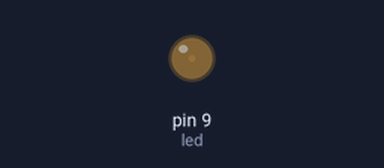
Bench run of a sketch on a simulated Arduino Uno, built with avr-gcc and run on an emulated ATmega328P. On the bench: output pins drawn as LEDs (lit = HIGH).

Above: at 0.05 s.
At 0.95 s:
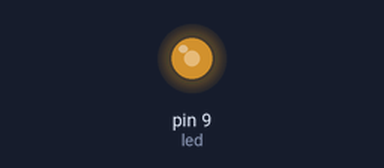
At 1.4 s:
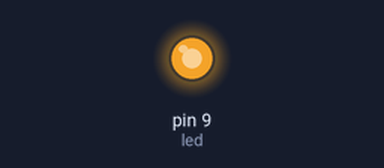
At 2.75 s:
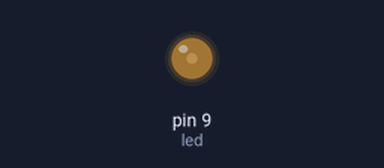
Timing chart, 0 to 7.0 s (numbered marks = the images above):
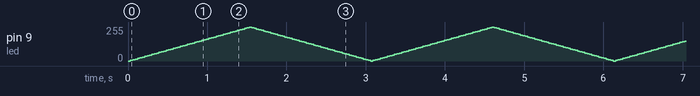

The sketch:

fade.ino
```cpp
/*
 * Gradually fade an LED on and off
 */

// assign pin based off circuit
int led = 9;

int brightness = 0;     // holds the value for how bright the led is
int fade_amount = 5;    // how much the brightness changes each loop

// the setup function runs once when you press reset or power the board
void setup() {
  // initialize digital pin 9 as an output.
  pinMode(led, OUTPUT);
}

// the loop function runs over and over again forever
void loop() {
  analogWrite(led, brightness);                // set the brightness of pin 9

  brightness = brightness + fade_amount;       // update the brightness for the next loop

  if (brightness <= 0 || brightness >= 255) {  // if the LED is all the way off or on
    fade_amount = fade_amount * -1;            // change the direction of the fade
  }
  delay(30);                                   // pause to see the dimming effect
}
```
